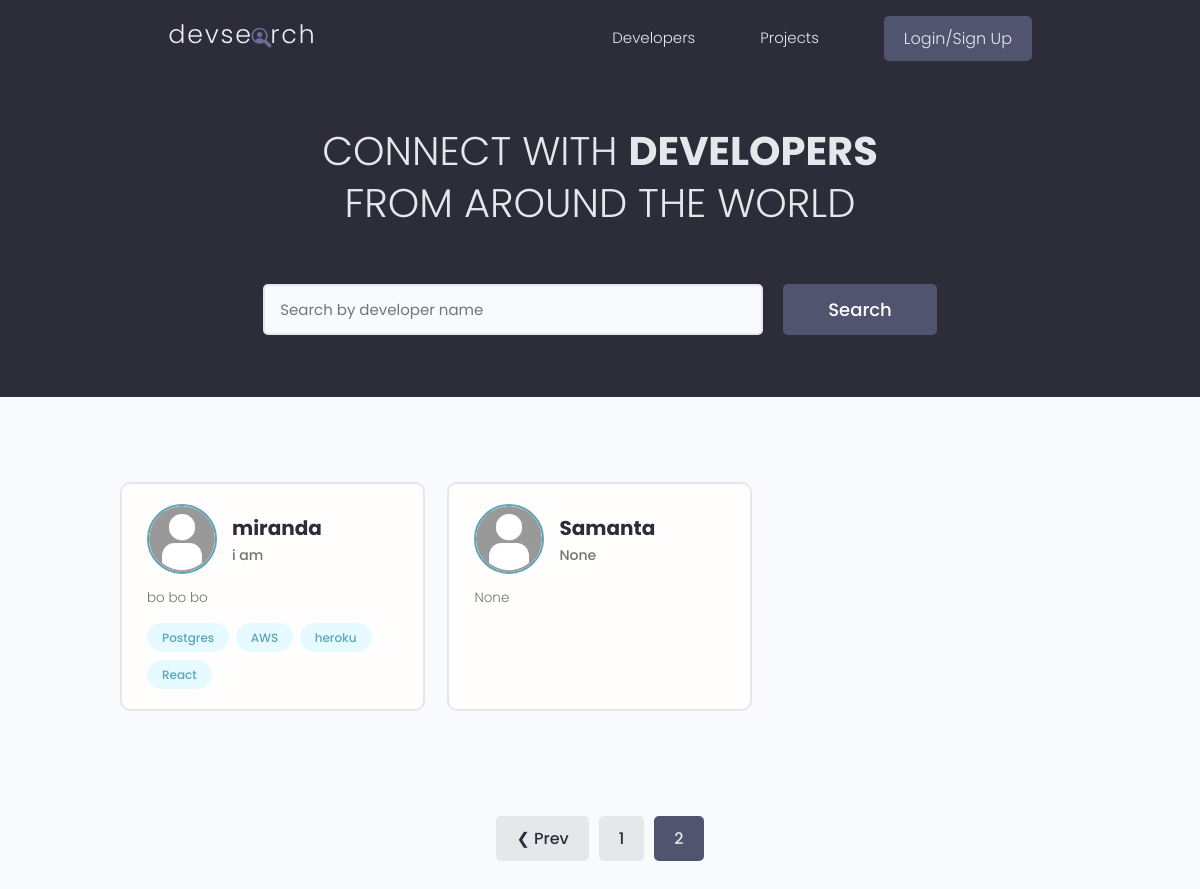
Before: /?page=2 with the older database file.
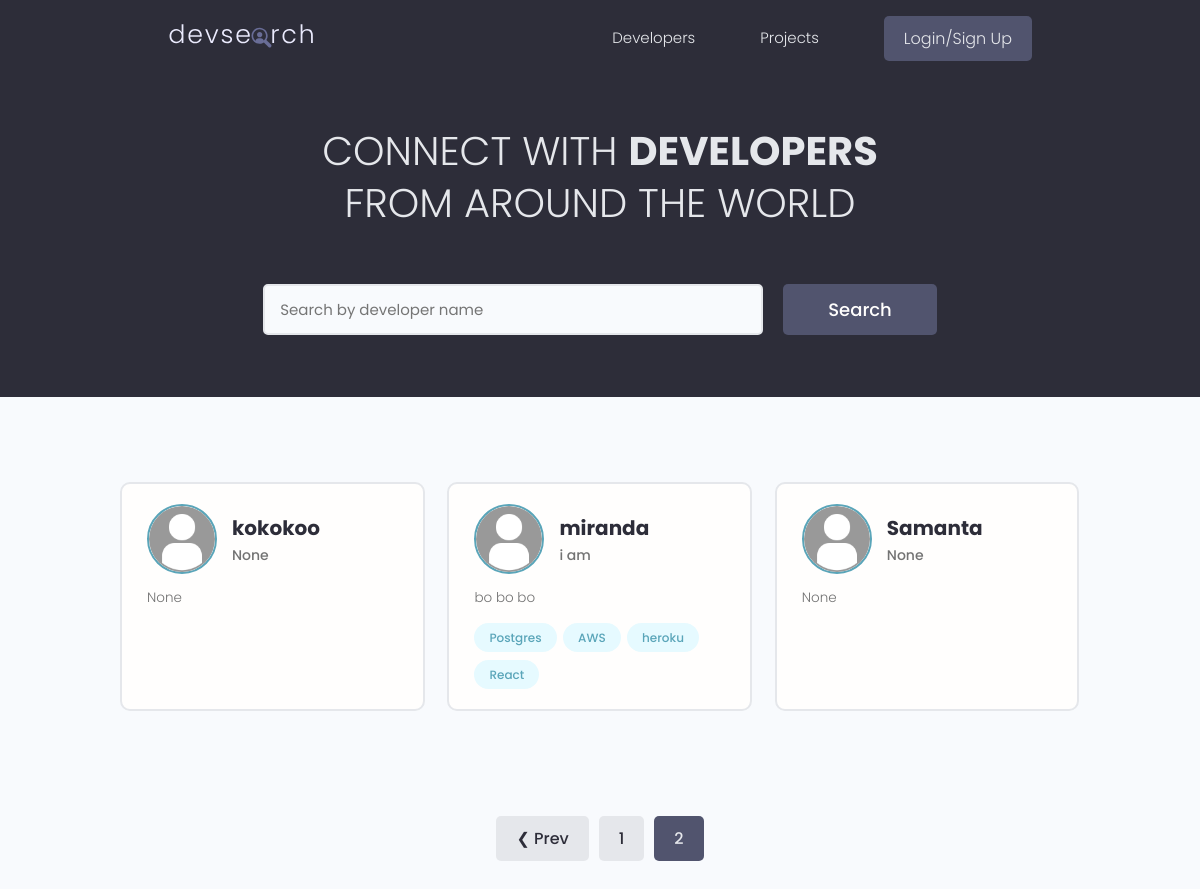
After: the same page with the newer database file.
### users/models.py (models this page shows, shortened)
class Profile(models.Model):
    user = models.OneToOneField(User, on_delete=models.CASCADE, null=True, blank=True)
    name = models.CharField(max_length=200, blank=True, null=True)
    email = models.EmailField(max_length=500, blank=True, null=True)
    username = models.CharField(max_length=200, blank=True, null=True)
    location = models.CharField(max_length=200, blank=True, null=True)
    short_info = models.CharField(max_length=200, blank=True, null=True)
    bio = models.TextField(blank=True, null=True)
    profile_image = models.ImageField(null=True, blank=True, upload_to='profiles/', default='profiles/user-default.jpg')
    social_github = models.CharField(max_length=200, blank=True, null=True)
    social_twitter = models.CharField(max_length=200, blank=True, null=True)
    social_linkedin = models.CharField(max_length=200, blank=True, null=True)
    social_youtube = models.CharField(max_length=200, blank=True, null=True)
    social_website = models.CharField(max_length=200, blank=True, null=True)
    created = models.DateTimeField(auto_now_add=True)
    id = models.UUIDField(default=uuid.uuid4, unique=True, primary_key=True, editable=False)

class Skill(models.Model):
    owner = models.ForeignKey(Profile, on_delete=models.CASCADE, null=True, blank=True)
    name = models.CharField(max_length=200, blank=True, null=True)
    description = models.TextField(null=True, blank=True)
    created = models.DateTimeField(auto_now_add=True)
    id = models.UUIDField(default=uuid.uuid4, unique=True, primary_key=True, editable=False)
    def __str__(self):
        return str(self.name)

### users/views.py (the view)
# urls.py: path('', views.profiles, name="profiles" ),
def profiles(request):
    profiles, search_query = searchProfiles(request)
    custom_range, profiles = paginateProfiles(request, profiles, 3)
    context = {'profiles': profiles, 'search_query': search_query, 'custom_range': custom_range}
    return render(request, 'users/profiles.html', context)

### users/utils.py (called while the page is built)
def paginateProfiles(request, profiles, results):
    page = request.GET.get('page')
    paginator = Paginator(profiles, results)
    try:
        profiles = paginator.page(page)
    except PageNotAnInteger:
        page = 1
        profiles = paginator.page(page)
    except EmptyPage:
        page = paginator.num_pages
        profiles = paginator.page(page)
    leftIndex = (int(page) - 4)
    if leftIndex < 1:
        leftIndex = 1
    rightIndex = (int(page) + 5)
    if rightIndex > paginator.num_pages:
        rightIndex = paginator.num_pages + 1
    custom_range = range(leftIndex, rightIndex)
    return custom_range, profiles

def searchProfiles(request):
    search_query = ''
    if request.GET.get('search_query'):
        search_query = request.GET.get('search_query')
    skills = Skill.objects.filter(name__icontains=search_query)
    profiles = Profile.objects.distinct().filter(
        Q(name__icontains=search_query) |
        Q(short_info__icontains=search_query) |
        Q(skill__in=skills)
    )
    return profiles, search_query

### users/templates/users/profiles.html (shortened to what this page needs)
{% extends 'main.html' %}
{% block content %}
  <main class="home">
    <section class="hero-section text-center">
      <div class="container container--narrow">
        <div class="hero-section__box">
          <h2>CONNECT WITH <span>DEVELOPERS</span></h2>
          <h2>FROM AROUND THE WORLD</h2>
        </div>
        <div class="hero-section__search">
          <form id="searchForm" class="form" action="{% url 'profiles' %}" method="get">
            <div class="form__field">
              <input class="input input--text" id="formInput#search" type="text" name="search_query"
                value="{{search_query}}" placeholder="Search by developer name" />
            </div>
            <input class="btn btn--sub btn--lg" type="submit" value="Search" />
          </form>
        </div>
      </div>
    </section>
    <section class="devlist">
      <div class="container">
        <div class="grid grid--three">
        {% for profile in profiles %}
          <div class="column card">
            <div class="dev">
              <a href="{% url 'user-profile' profile.id %}" class="card__body">
                <div class="dev__profile">
                  <img class="avatar avatar--md" src="{{profile.profile_image.url}}" alt="image" />
                  <div class="dev__meta">
                    <h3>{{profile.name}}</h3>
                    <h5>{{profile.short_info|slice:"60"}}</h5>
                  </div>
                </div>
                <p class="dev__info">
                  {{profile.bio|slice:"150"}}
                </p>
                <div class="dev__skills">
                {% for skill in profile.skill_set.all|slice:"5" %}
                  <span class="tag tag--pill tag--main">
                    <small>{{skill}}</small>
                  </span>
                 {% endfor %}
                </div>
              </a>
            </div>
          </div>
          {% endfor %}
          </div>
        </div>
    </section>
  {% include 'pagination.html'  with queryset=profiles custom_range=custom_range %}
  </main>
{% endblock content %}

### templates/main.html (shortened to what this page needs)
<!DOCTYPE html>
{% load static %}
<html lang="en">
<head>
    <link rel="stylesheet" href="https://cdn.iconmonstr.com/1.3.0/css/iconmonstr-iconic-font.min.css" />
    <link rel="stylesheet" href="{% static 'uikit/styles/uikit.css' %}" />
    <link rel="stylesheet" href="{% static 'styles/app.css' %}" />
    <link rel="stylesheet"
        href="//cdnjs.cloudflare.com/ajax/libs/highlight.js/11.3.1/styles/default.min.css">
</head>
<body>
    {% include 'nav.html' %}
    {% block content %}
    {% endblock content %}
</body>
</html>

### templates/nav.html (shortened to what this page needs)
{% load static %}
<header class="header">
    <div class="container container--narrow">
      <a href="{% url 'profiles' %}" class="header__logo">
        <img src="{% static 'images/logo.svg' %}" alt="DevSearch Logo" />
      </a>
      <nav class="header__nav">
        <ul class="header__menu">
          <li class="header__menuItem"><a href="{% url 'profiles' %}">Developers</a></li>
          <li class="header__menuItem"><a href="{% url 'projects' %}">Projects</a></li>
          {% if request.user.is_authenticated %}
          <li class="header__menuItem"><a href="{% url 'inbox' %}">Inbox</a></li>
          <li class="header__menuItem"><a href="{% url 'account' %}">My Account</a></li>
          <li class="header__menuItem"><a href="{% url 'logout' %}" class="btn btn--sub">Logout</a></li>
          {% else%}
          <li class="header__menuItem"><a href="{% url 'login' %}" class="btn btn--sub">Login/Sign Up</a></li>
          {% endif %}
        </ul>
      </nav>
    </div>
  </header>

### templates/pagination.html (shortened to what this page needs)
{% if queryset.has_other_pages %}
    <div class="pagination">
      <ul class="container">
        {% if queryset.has_previous %}
        <li><a href="?page={{queryset.previous_page_number}}" class="btn page-link"  data-page="{{queryset.previous_page_number}}">&#10094; Prev</a></li>
        {% endif %}
        {% for page in custom_range %}
        {% if page == queryset.number %}
        <li><a href="?page={{page}}" class="btn page-link btn--sub" data-page="{{page}}">{{page}}</a></li>
        {% else %}
        <li><a href="?page={{page}}" class="btn page-link"  data-page="{{page}}">{{page}}</a></li>
        {% endif %}
        {% endfor%}
      </ul>
    </div>
  {% endif %}

### static/styles/app.css (style rules this page uses)
:root { --color-sub: #2d2d39; }
.btn--sub { background-color: var(--color-sub-light); }
.card { border: 2px solid var(--color-light); }
img { width: 100%; }
.header { position: sticky; z-index: 111; background-color: var(--color-sub); padding: 1.5rem 0; }
.header > .container { display: flex; justify-content: space-between; align-items: center; }
.header__logo > img { height: 3.8rem; }
.header__nav > ul { display: inline-flex; align-items: center; list-style: none; gap: 6.5rem; }
.header__menuItem > a { color: var(--color-light); font-weight: 300; }
.hero-section { height: 40vh; display: flex; align-items: center; background-color: var(--color-sub); }
.hero-section__box { margin-bottom: 4rem; }
.hero-section__box > h2, .hero-section__box > h2 > span { font-size: 4rem; color: var(--color-light); line-height: 1.3; text-transform: uppercase; }
.hero-section__box > h2 { font-weight: 300; }
.hero-section__box > h2 > span { font-weight: 700; }
.hero-section__search > .form { display: flex; align-items: center; justify-content: center; gap: 2rem; }
.hero-section__search > .form input.input--text { width: 50rem; }
.devlist { margin-top: 8rem; }
.devlist .grid { align-items: stretch; }
.devlist .dev .dev__profile { display: flex; align-items: center; gap: 1.5rem; }
.devlist .dev .dev__meta h3 { color: var(--color-sub); font-size: 2rem; font-weight: 700; }
.devlist .dev .dev__meta h5 { color: var(--color-text); font-size: 1.4rem; font-weight: 500; }
.devlist .dev .dev__info { margin: 1.5rem 0; font-size: 1.35rem; line-height: 1.4; text-align: justify; }
.pagination { margin-top: 8rem; margin-bottom: 10rem; }
.pagination > ul { flex-wrap: wrap; list-style: none; display: flex; align-items: center; justify-content: center; gap: 1rem; }
.pagination .btn { color: var(--color-sub); }
.pagination .btn.btn--sub { color: var(--color-light); }

### static/uikit/styles/modules/_variables.css (style rules this page uses)
:root { --color-main: #5aa5b9; --color-main-light: #e6faff; --color-sub: #3f4156; --color-sub-light: #51546e; --color-sub-lighter: #ededfd; --color-text: #737373; --color-gray: #8b8b8b; --color-light: #e5e7eb; --color-light-gray: #767676; --color-bg: #f8fafd; --color-white: #fffefd; --color-white-light: #f3f3f3; --color-success: #359e64; --color-success-bg: #def8e8; --color-error: #fc4b0b; --color-error-bg: #fff2ee; --font-base: 'Poppins', arial, helvetica, 'Segoe UI', roboto, ubuntu, sans-serif; --font-monospace: 'Fira Code', 'Courier New', courier, monospace; --font-regular: 300; --font-medium: 500; --font-bold: 700; --generic-shadow: 1px 1px 5px #00000010; --generic-transition: all 0.3s ease-in-out; }

### static/uikit/styles/modules/_base.css (style rules this page uses)
* { margin: 0; padding: 0; box-sizing: border-box; text-rendering: optimizeLegibility; color: inherit; font-size: inherit; }
html { font-size: 50%; }
@media only screen and (min-width: 480px) { html { font-size: 56.25%; } }
@media only screen and (min-width: 1200px) { html { font-size: 62.5%; } }
body { line-height: 1.6; font-weight: 400; font-size: 1.5rem; color: var(--color-text); background-color: var(--color-bg); min-height: 100vh; }

### static/uikit/styles/modules/_typography.css (style rules this page uses)
* { font-family: var(--font-base); }
h2 { font-size: 3.6rem; font-weight: var(--font-bold); }
h3 { font-size: 3.2rem; font-weight: var(--font-medium); }
h5 { font-size: 2.4rem; font-weight: var(--font-medium); }
h5, h6 { font-weight: var(--font-regular); }
p, span, strong { font-size: 1.6rem; color: var(--color-text); font-weight: var(--font-regular); }
a { padding-bottom: 2px; text-decoration: none; display: inline-block; color: var(--color-main); font-weight: var(--font-medium); }

### static/uikit/styles/modules/_utilities.css (style rules this page uses)
.container { width: 92%; max-width: 165rem; margin: 0 auto; box-sizing: border-box; }
.container--narrow { width: 92%; max-width: 120rem; }
@media screen and (min-width: 1000px) { .container { width: 90%; } }
@media screen and (min-width: 1000px) { .container--narrow { width: 85%; } }
@media screen and (min-width: 1200px) { .container { width: 80%; } }
@media screen and (min-width: 1200px) { .container--narrow { width: 72%; } }
.text-center { text-align: center; }

### static/uikit/styles/modules/_avatar.css (style rules this page uses)
.avatar { border-radius: 50%; border: 2px solid var(--color-main); object-fit: cover; }
.avatar--md { height: 7rem; width: 7rem; }

### static/uikit/styles/modules/_card.css (style rules this page uses)
.card { border-radius: 1rem; background-color: var(--color-white); border: 1.5px solid var(--color-light); width: auto; height: auto; margin-top: 0.5rem; margin-bottom: 0.5rem; overflow: hidden; }
.card__body, .card__header { padding: 2rem 2.5rem; }

Changed rows visible on the page:
added Profile: profile_image (placeholder picture), name "kokokoo", short_info "None", bio "None"
